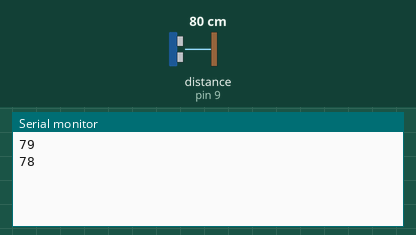
A sketch run on a simulated Arduino Uno, built with avr-gcc and run on an emulated ATmega328P. On the bench: the last lines printed to the serial monitor. Wiring (inferred from the names in the program): ultrasonic range finder: trigger pin 8; echo pin 9. Inputs (shaded band) come from the test bench; at power-on: distance to the obstacle (sensor on pin 9) 80 cm. The echo pulse lasts 58.3 µs per cm; no radio packets arrive unless stated.

Above: at 1.9 s.
2.0 s: distance to the obstacle (sensor on pin 9) set to 2 cm
At 2.9 s:
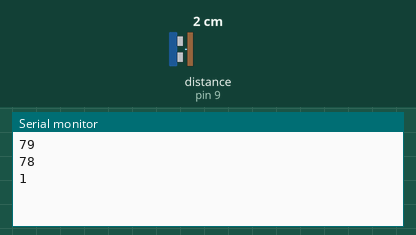
3.5 s: distance to the obstacle (sensor on pin 9) set to 4 cm
At 3.5 s:
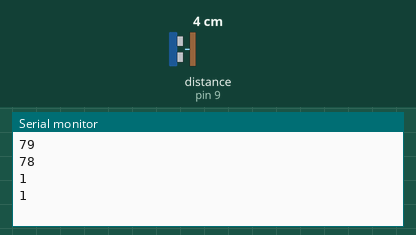
Timing chart, 0 to 6.5 s (numbered marks = the images above; inputs shaded):
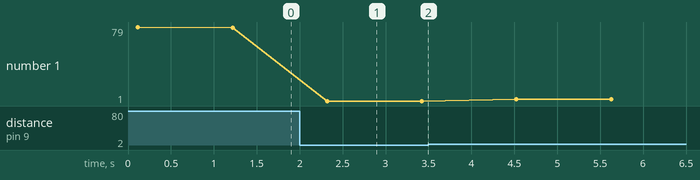

Measured:
- after the input at 2.0 s, the serial monitor: prints a new line after 0.32 s (image 1)
- plotted number 1: 78 → 1 after the input at 2.0 s, 1 → 3 after the input at 3.5 s

The sketch:

Tx.ino
```cpp
#include <RF24.h>
#include <SPI.h>
#include <nRF24L01.h>

RF24 radio(7,6);
const byte address[6] = "00001";

#define echoPin 9
#define trigPin 8

long distance;
int duration;

void setup() {
  Serial.begin(9600);
  radio.begin();
  radio.openWritingPipe(address);
  radio.stopListening();
  pinMode(trigPin, OUTPUT);
  pinMode(echoPin, INPUT);
}

void loop() {
  digitalWrite(trigPin, LOW);
  delayMicroseconds(2);
  digitalWrite(trigPin, HIGH);
  delayMicroseconds(10);
  digitalWrite(trigPin, LOW);

  duration = pulseIn(echoPin, HIGH);
  delay(100);
  distance = (duration*0.034/2);
  Serial.println(distance);
  radio.write(&distance, sizeof(long));
  delay(1000);
}
```
